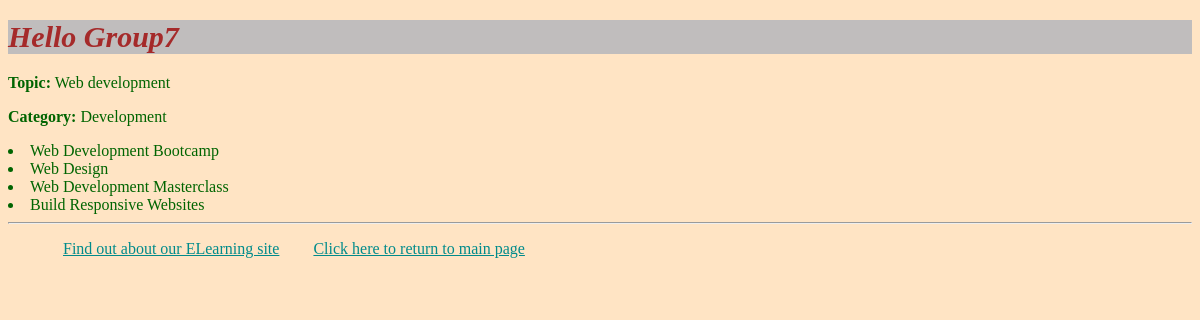
Screenshot of /myapp/1/ with the database file from the repository.
### myapp/models.py (models this page shows, shortened)
class Topic(models.Model):
    name = models.CharField(max_length=200, null=True)
    category = models.CharField(max_length=200, null=True)

class Course(models.Model):
    topic = models.ForeignKey(Topic, related_name='courses', on_delete=models.CASCADE)
    name = models.CharField(max_length=200)
    interested = models.PositiveIntegerField(default=0)
    stages = models.PositiveIntegerField(default=3)
    price = models.DecimalField(max_digits=10, decimal_places=2)
    for_everyone = models.BooleanField(default=True)
    description = models.TextField(max_length=300, null=True, blank=True)
    def __str__(self):
        return self.name

### myapp/views.py (the view)
# urls.py: path(r'<int:top_no>/', views.detail, name='detail'),
def detail(request, top_no):
    response = HttpResponse()
    topics = Topic.objects.filter(id=top_no).values()
    if not topics:
        response.write(get_object_or_404(topics))
        return response
    courses = Course.objects.filter(topic=top_no)
    return render(request, 'myapp/detail.html',
                  {'topic_name': topics[0].get('category'), 'name': topics[0].get('name'), 'courses': courses})

### myapp/templates/myapp/detail.html (shortened to what this page needs)
{% extends 'myapp/base.html' %}
{% block body_block %}
    <p><b>Topic:</b> {{ name }} </p>
    <p><b>Category:</b> {{ topic_name }}</p>
    {% if courses %}
    {% for course in courses %}
        <li> {{course}} </li>
    {% endfor %}
    {% else %}
        <p> No Course found for this topic </p>
    {% endif %}
{% endblock %}

### myapp/static/style.css (style rules this page uses)
body { background-color: bisque; color: darkgreen; }

### rows the page displays
Topic: name "Web development", category "Development"
Course: name "Web Development Bootcamp"
Course: name "Web Design"
Course: name "Web Development Masterclass"
Course: name "Build Responsive Websites"
